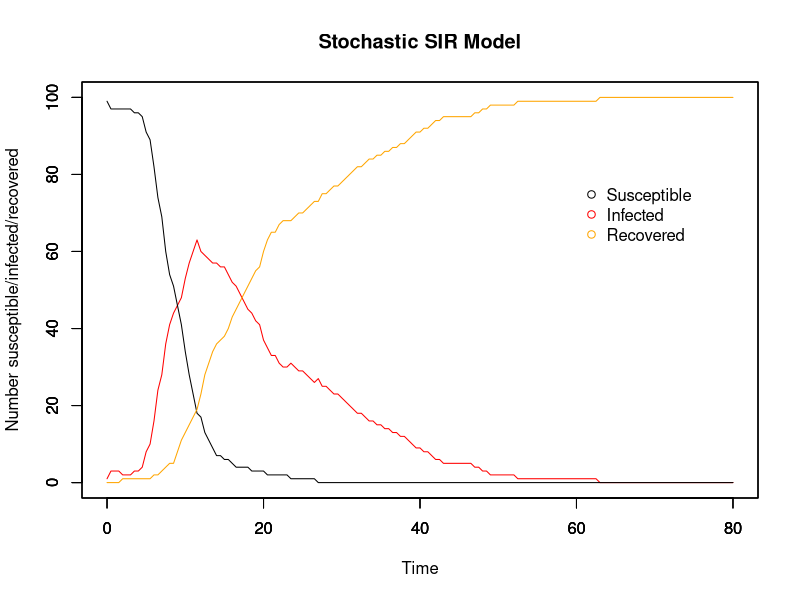
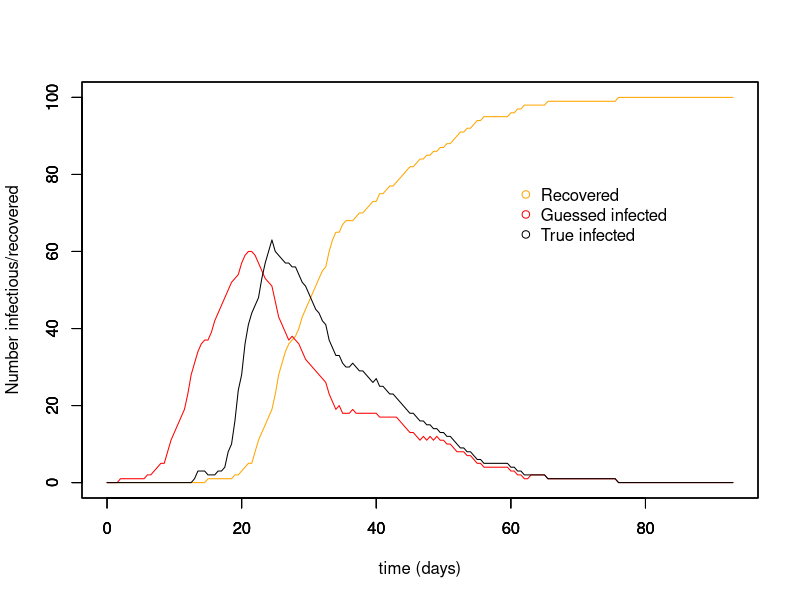
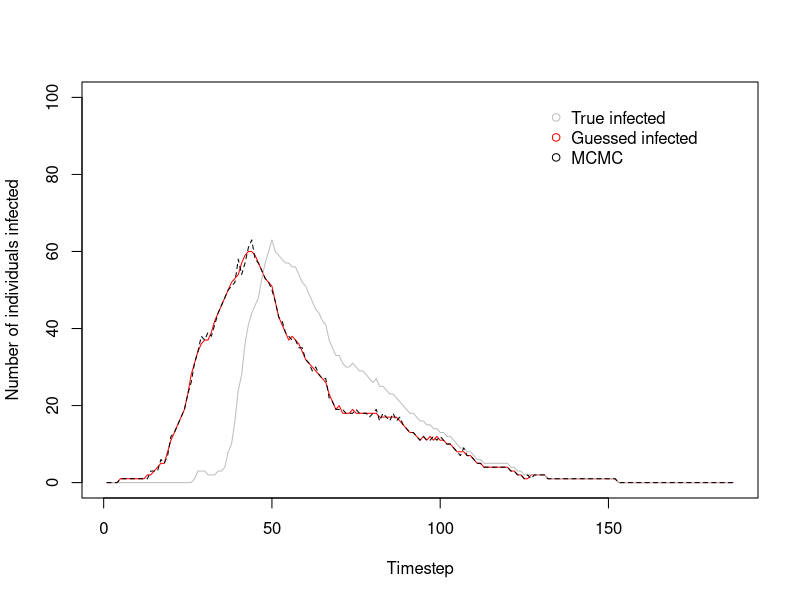
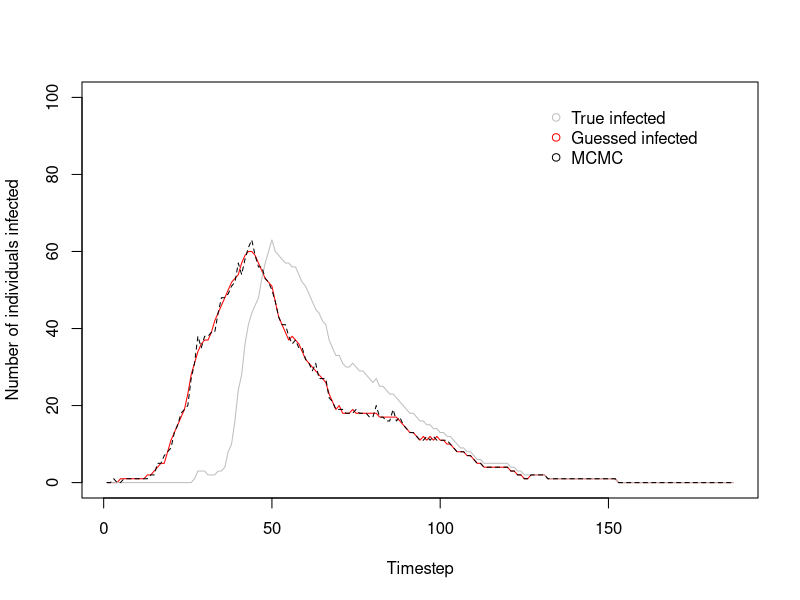
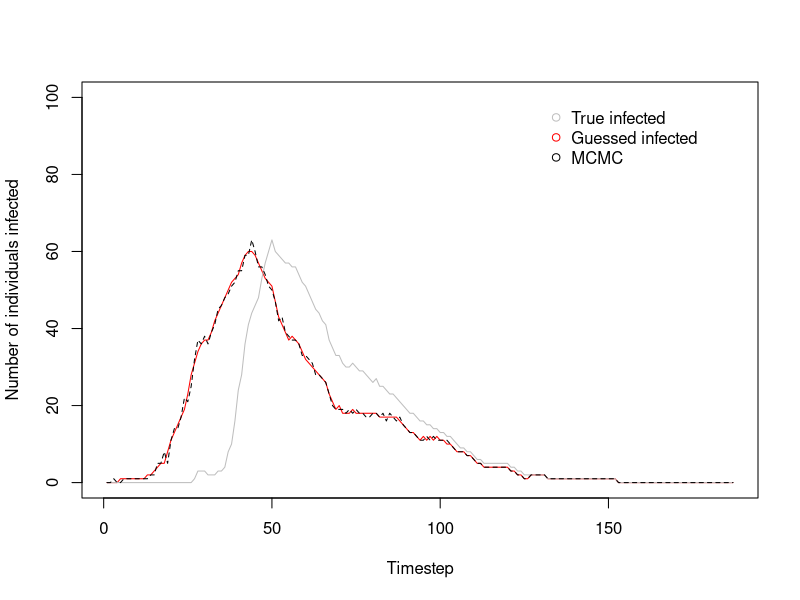
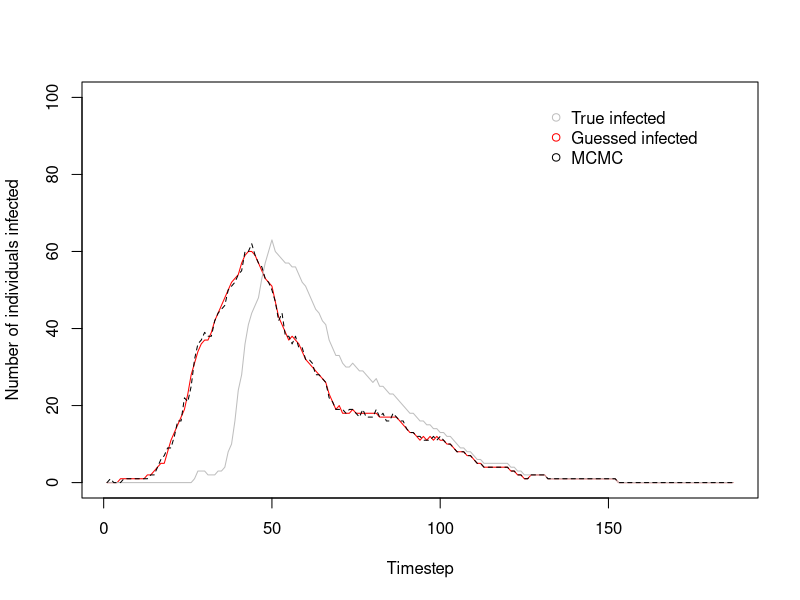
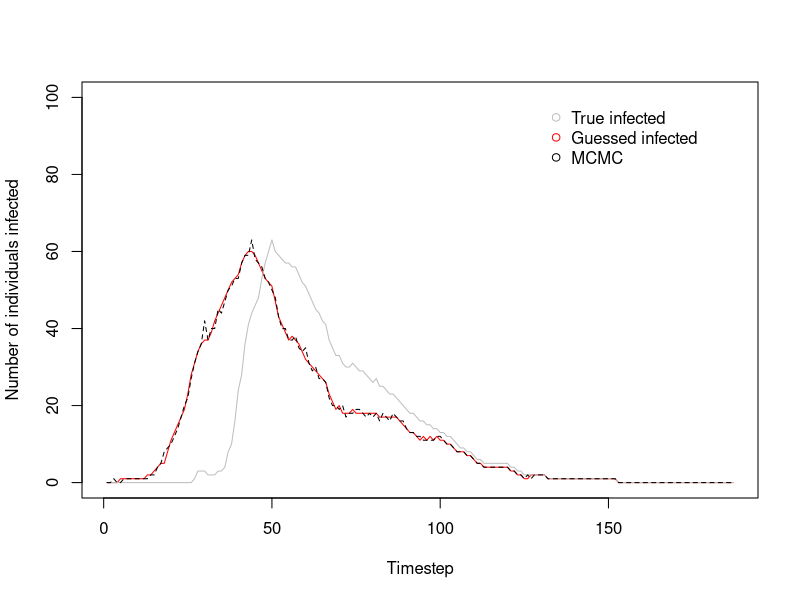
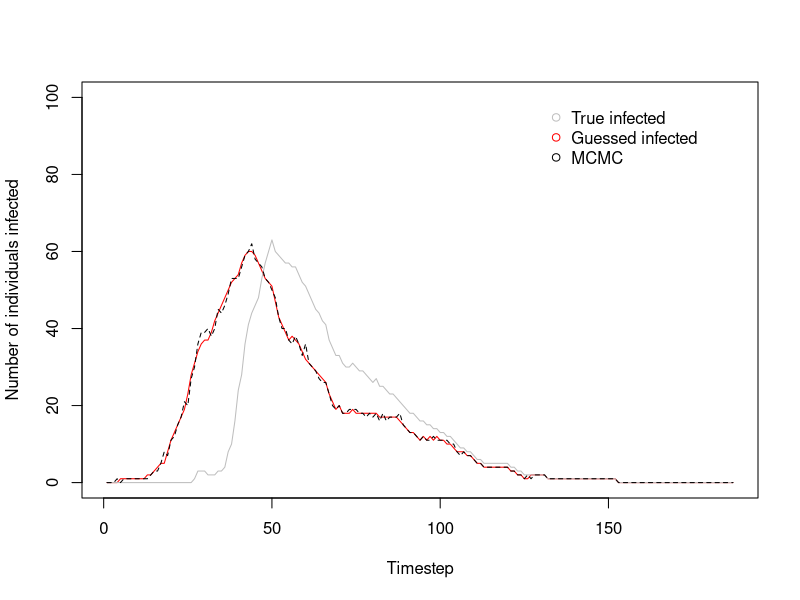

Reproduce these figures in R, in order.
# MCMC estimating stochastic processes
# 3 unknowns: beta, gamma, and the time of infection for each individual
# 17/11/17

##########################
## Input values for SIR ##
##########################

# Time
timestep <- 0.5
end <- 80
times <- seq(0, end, by = timestep)

# Initial population: N-1 susceptible, 1 infectious, 0 recovered
init.values = c(
  S = 100-1,
  I = 1,
  R = 0
)
N = sum(init.values)

# Beta & gammma
beta <- 5e-3
gamma <- 8e-2
1/gamma

###############
## The model ##
###############

# Array for holding collective disease status information for whole period of time
data <- array(0, dim =c(length(times), length(init.values)+3))
data[,1] <- times # make first column the timesteps to make plotting easier later on

set.seed(7) # Good ones: 7, 14, 22, 30

# For loops for calculating the numbers susceptible, infected, and recovered at each timepoint
for (time in times){
  if (time == 0){ # Set up the number of S/I/R at time 0
    data[1,2] <- init.values["S"] # number of susceptibles at time 0
    data[1,3] <- init.values["I"] # number of infecteds at time 0
    data[1,4] <- init.values["R"] # number of recovereds at time 0
    data[1,5] <- init.values["I"] # number newly infected at time 0
    data[1,6] <- init.values["R"] # number newly recovered at time 0
    
  } else{
    whole_time <- 1/timestep * time # makes time into the whole number that it corresponds to in the array
    
    inf <- rbinom(1, size = data[whole_time,2], (1-(exp(-beta*data[whole_time,3]*timestep)))) # number who become infected in this timestep
    rec <- rbinom(1, size = data[whole_time,3], (1-(exp(-gamma*timestep)))) # number who become recovered in this timestep
    
    data[whole_time+1,2] <- data[whole_time,2] - inf # number of susceptibles at other times
    
    data[whole_time+1,3] <- data[whole_time,3]  + inf - rec # number of infecteds at other times
    
    data[whole_time+1,4] <- data[whole_time,4] + rec # number of recovereds at other times
    
    data[whole_time+1,5] <- data[whole_time+1,3] - data[whole_time,3] + data[whole_time+1,4] - data[whole_time,4] # number of newly infected
    
    data[whole_time+1,6] <- data[whole_time+1,4] - data[whole_time,4] # number of newly recovered
  }
}

###############
## SIR plots ##
###############

run_stoch <- data.frame(data) # make array into a dataframe
colnames(run_stoch) <- c("time","S", "I", "R", "new_I", "new_R")

par(mfrow = c(1,1))

# Plot for SIR model
plot(x = run_stoch$time, y = run_stoch$I, type = "l", col = "red", ylim = c(0,N),
     xlab = "Time", ylab = "Number susceptible/infected/recovered", main = "Stochastic SIR Model")
par(new=T)
plot(x = run_stoch$time, y = run_stoch$S, type = "l", ylim = c(0,N), ylab = "", xlab = "") # add susceptible line
par(new=T)
plot(x = run_stoch$time, y = run_stoch$R, type = "l", col = "orange", ylim = c(0,N), ylab = "", xlab = "") # recovered

# Add legend
legend(60, 0.8*N, c("Susceptible", "Infected", "Recovered"), pch = 1, col = c("black", "red", "orange"), bty = "n")

#############################
## Approximate new_I and I ##
#############################

inf_period <- ceiling(1/gamma) # mean infectious period calculated from gamma
inf_timestep <- inf_period/timestep # translates infectious days into no. of timesteps

times = times + inf_timestep
zero_array <- array(0, dim = c(inf_timestep, ncol(run_stoch)))
colnames(zero_array) <- c("time","S", "I", "R", "new_I", "new_R")
run_stoch <- rbind(zero_array, run_stoch)
run_stoch$time <- seq(0, (end+inf_period), by = timestep)

for (i in 1:nrow(run_stoch)){
  run_stoch$guess_new_I[i] <- {
    run_stoch$new_R[i+(inf_timestep)] # guess newly infected, translates days into no. of timesteps
  }
  
  run_stoch$guess_I[i] <- if(i == 1){
    run_stoch$guess_new_I[i] 
  } else{
    run_stoch$guess_I[i-1] + run_stoch$guess_new_I[i] - run_stoch$new_R[i]
  }
  run_stoch$guess_S[i] <- N - (run_stoch$R[i] + run_stoch$guess_I[i])
}

run_stoch[is.na(run_stoch)] <- 0

plot(run_stoch$time, run_stoch$R, ylim = c(0,N), type = "l", col = "orange", xlab = "time (days)", ylab = "Number infectious/recovered")
par(new=T)
plot(run_stoch$time, run_stoch$guess_I, ylim = c(0,N), type = "l", col = "red", xlab = " ", ylab = " ")
par(new=T)
plot(x = run_stoch$time, y = run_stoch$I, type = "l", col = "black", ylim = c(0,N), xlab = " ", ylab = " ")
legend(60, 0.8*N, c("Recovered", "Guessed infected", "True infected"), pch = 1, col = c("orange", "red", "black"), bty = "n")

##################################
## Likelihood, prior, posterior ##
##################################

# Likelihood distribution
bg_likelihood <- function(param){
  beta = as.numeric(param[1,1,1])
  gamma = as.numeric(param[2,1,1])
  I = as.numeric(param[,1,2]) # Infected
  new_I = as.numeric(param[,1,3]) # Newly infected
  
  total = array(0, dim = (c(nrow(run_stoch))))
  
  for (i in 1:nrow(run_stoch)){
    S = (N - I[i] - run_stoch$R[i]) # Susceptibles
    betalikelihood = dbinom(new_I[i+1], S, (1-(exp(-beta*I[i]*timestep))), log = T)
    gammalikelihood = dbinom(run_stoch$new_R[i+1], I[i], (1-(exp(-gamma*timestep))), log = T)
    
    # To deal with -Inf (i.e. log(0))
    if (is.na(new_I[i+1]) == F & betalikelihood == -Inf){
      betalikelihood = -1000
    }
    if (is.na(new_I[i+1]) == F & gammalikelihood == -Inf){
      gammalikelihood = -1000
    }
    total[i] = (betalikelihood + gammalikelihood)
  }
  
  ll = sum(total, na.rm = T)
  return(ll)
}

inf_likelihood <- function(param){
  beta = as.numeric(param[1,2,1])
  gamma = as.numeric(param[2,2,1])
  I = as.numeric(param[,1,2]) # Infected
  new_I = as.numeric(param[,1,3]) # Newly infected

  total = array(0, dim = (c(nrow(run_stoch))))
  
  for (i in 1:nrow(run_stoch)){
    S = (N - I[i] - run_stoch$R[i]) # Susceptibles
    betalikelihood = dbinom(new_I[i+1], S, (1-(exp(-beta*I[i]*timestep))), log = T)
    gammalikelihood = dbinom(run_stoch$new_R[i+1], I[i], (1-(exp(-gamma*timestep))), log = T)
    
    # To deal with -Inf (i.e. log(0))
    if (is.na(new_I[i+1]) == F & betalikelihood == -Inf){
      betalikelihood = -1000
    }
    if (is.na(new_I[i+1]) == F & gammalikelihood == -Inf){
      gammalikelihood = -1000
    }
    total[i] = (betalikelihood + gammalikelihood)
  }
  
  ll = sum(total, na.rm = T)
  return(ll)
}

# Prior distribution
prior <- function(param){
  beta = as.numeric(param[1,1,1])
  gamma = as.numeric(param[2,1,1])
  
  betaprior = dunif(beta, min = 0, max = 100, log = T)
  gammaprior = dunif(gamma, min = 0, max = 100, log = T)
  
  # betaprior = dnorm(beta, mean = 0.005, sd = 0.001, log = T)
  # gammaprior = dnorm(gamma, mean = 0.08, sd = 0.001, log = T)
  
  return(betaprior + gammaprior)
}

# Posterior distribution
inf_posterior <- function(param){
  return (inf_likelihood(param) + prior(param))
}

bg_posterior <- function(param){
  return (bg_likelihood(param) + prior(param))
}

# Proposal function for infectious
inf_proposalfunction <- function(param){
  changed_I <- sample(nrow(run_stoch), 1)
  inf_list <- c(-1, 1) # used for choosing -1 or +1 randomly
  
  inf <- sample(c(-2, -1, 1, 2), 1) # will the change at that timepoint be + or - n I
  
  neighbour <- if (changed_I == 1){
    changed_I + 1
    } else if (changed_I == nrow(run_stoch)){
      changed_I - 1
      } else{
        changed_I + sample(inf_list, 1) # will choose which neighbouring timepoint is also affected
        }
  
  # neighbour <- sample(nrow(run_stoch), 1)

  param[changed_I, 1, 2:3] = param[changed_I, 1, 2:3] + inf
  param[neighbour, 1, 2:3] = param[neighbour, 1, 2:3] - inf
  
  return(param)
}

# Proposal function for beta and gamma
proposalfunction <- function(param){
  param[1, 1, 1] = rnorm(1, mean = param[1, 1, 1], sd = 0.005 ) # beta proposal rnorm(1, mean = 0.005, sd = 0.00001) 
  param[2, 1, 1] = rnorm(1, mean = param[2, 1, 1], sd = 0.1) # gamma proposal rnorm(1, mean = 0.08, sd = 0.00001)
  #print(c(param[1,1], param[2,1]))
  return(param)
  }

##########
## MCMC ##
##########

run_metropolis_MCMC <- function(startvalue, iterations){
  divisor = 10 # the interval at which chain values are saved
  chain = array(dim = c(nrow(startvalue), (iterations/divisor), ncol(startvalue))) # Array for storing chain data
  temp_chain = array(dim = c(nrow(startvalue), 2, ncol(startvalue))) # Temporary array used for single iterations

  chain[1,1,1] = startvalue[1,1] # beta
  chain[2,1,1] = startvalue[2,1] # gamma
  chain[,1,2] = startvalue[,2] # all infectious
  chain[,1,3] = startvalue[,3] # newly infectious
  
  temp_chain[,1,] = chain[,1,]
  
  for (i in 1:iterations){
    
    # Beta and gamma
    proposal = proposalfunction(temp_chain[,,]) # beta proposal and gamma proposal
    
    if (proposal[1,1,1] < 0.0 & proposal[2,1,1] < 0.0 ){
      temp_chain[1:2,2,1] = temp_chain[1:2,1,1]
      
    } else if (proposal[1,1,1] < 0.0 & proposal[2,1,1] >= 0.0){
      proposal[1,1,1] = temp_chain[1,1,1]
      probab = bg_posterior(proposal) - bg_posterior(temp_chain[,,])
      if (log(runif(1)) < probab){
        temp_chain[,2,1] = proposal[,1,1]
      } else{
        temp_chain[,2,1] = temp_chain[,1,1]
      }
      
    } else if (proposal[1,1,1] >= 0.0 & proposal[2,1,1] < 0.0){
      proposal[2,1,1] = temp_chain[2,1,1]
      probab = bg_posterior(proposal) - bg_posterior(temp_chain[,,])
      if (log(runif(1)) < probab){
        temp_chain[,2,1] = proposal[,1,1]
      } else{
        temp_chain[,2,1] = temp_chain[,1,1]
      }
      
    } else{
      probab = bg_posterior(proposal) - bg_posterior(temp_chain[,,])
      if (log(runif(1)) < probab){
        temp_chain[,2,1] = proposal[,1,1]
      } else{
        temp_chain[,2,1] = temp_chain[,1,1]
      }
    }
    
    # Infectious
    inf_proposal = inf_proposalfunction(temp_chain[,,])
    
    # Check susceptibles for negative numbers
    S = array(dim = c(nrow(startvalue)))
    for (time in (1:nrow(startvalue))){
      S[time] = (N - (inf_proposal[time,1,2] + run_stoch$R[time]))
    }
    
    if(min(inf_proposal[,1,3]) < 0 | min(S) < 0){
      temp_chain[,2,2:3] = temp_chain[,1,2:3]
    } else{
      inf_probab = inf_posterior(inf_proposal) - inf_posterior(temp_chain[,,])
      # print(c(inf_posterior(inf_proposal), inf_posterior(temp_chain[,,])))
      if (log(runif(1)) < inf_probab){
        temp_chain[,2,2:3] = inf_proposal[,1,2:3]
      } else{
        temp_chain[,2,2:3] = temp_chain[,1,2:3]
      }
    }
    
    # Save the iteration if it is divisible by the divisor without residuals
    if (i%%divisor == 0) {
      chain[,(i/divisor),] = temp_chain[,2,]
    }    

    # Re-set temporary chain for next iteration
    temp_chain[,1,] = temp_chain[,2,]
    
    # Print every nth iteration, to know how far along run is
    if (i%%(iterations/20) == 0) {
      print(i)
      
      plot(run_stoch$guess_I, ylim = c(0, N), type = "l", col = "red", xlab = "Timestep", ylab = "Number of individuals infected")
      lines(run_stoch$I, type = "l", col = "grey", xlab = " ", ylab = " ")
      lines(temp_chain[,1,2], type = "l", lty = 2, col = "black", xlab = " ", ylab = " ")
      legend(130, 1.0*N, c("True infected", "Guessed infected", "MCMC"), pch = 1, col = c("grey", "red", "black"), bty = "n")
    }
    
  }
  return(chain)
}

# Where to start the chain for beta, gamma, and I
startvalue <- array(dim = c(nrow(run_stoch), 3))
startvalue[1,1] <- 0.01 # beta guess
startvalue[2,1] <- 0.01 # gamma guess
startvalue[,2] <- run_stoch$guess_I # I guess 
startvalue[,3] <- run_stoch$guess_new_I # new I guess

# Number of runs
iterations = 10000
divisor = 10 # how often runs are being saved

# Run the MCMC
# set.seed(4)
chain <- run_metropolis_MCMC(startvalue, iterations)

# The beginning of the chain is biased towards the starting point, so take them out
# normally burnin is 10%-50% of the runs
burnIn = 0.1*(iterations/divisor)
acceptance <- 1-mean(duplicated(chain[,-(1:burnIn),]))
inf_acceptance <- 1-mean(duplicated(chain[,-(1:burnIn),2]))

################
## MCMC Plots ##
################

par(mfrow = c(2,2))

hist(chain[1,-(1:burnIn),1],nclass=30, main="Posterior of beta")
abline(v = mean(chain[1,-(1:burnIn),1]), col = "red")

hist(chain[2, -(1:burnIn),1],nclass=30, main="Posterior of gamma")
abline(v = mean(chain[2,-(1:burnIn),1]), col = "red")

plot(chain[1, -(1:burnIn),1], type = "l", main = "Chain values of beta")

plot(chain[2, -(1:burnIn),1], type = "l", main = "Chain values of gamma")

# Plot beta vs. gamma
par(mfrow = c(1,1))
library(RColorBrewer)
library(MASS)

plot(x = chain[2,,1], y = chain[1,,1], xlab = "Gamma", ylab = "Beta", pch = 20, cex = 0.8)

k <- 11
my.cols <- rev(brewer.pal(k, "RdYlBu"))
z <- kde2d(chain[2,,1], chain[1,,1], n=50)
filled.contour(z, nlevels=k, col=my.cols, xlab = "Gamma", ylab = "Beta")
 
par(mfrow = c(1,1))
  
plot(run_stoch$guess_I, ylim = c(0, N), type = "l", col = "red", xlab = "Timestep", ylab = "Number of individuals infected")
  lines(run_stoch$I, type = "l", col = "grey", xlab = " ", ylab = " ")
  lines(chain[,ncol(chain),2], type = "l", lty = 2, col = "black", xlab = " ", ylab = " ")
  legend(130, 1.0*N, c("True infected", "Guessed infected", "MCMC"), pch = 1, col = c("grey", "red", "black"), bty = "n")

plot(run_stoch$guess_I, ylim = c(0, N), type = "l", col = "red", xlab = "Timestep", ylab = "Number of individuals infected")
  lines(run_stoch$I, type = "l", col = "grey", xlab = " ", ylab = " ")  
  for (i in 1:ncol(chain)){
  lines(chain[,i,2], type = "l", lty = 2, col = "black", xlab = " ", ylab = " ")
  }
  legend(130, 1.0*N, c("True infected", "Guessed infected", "MCMC"), pch = 1, col = c("grey", "red", "black"), bty = "n")  

########################################################################################################################

########################################################################################################################
